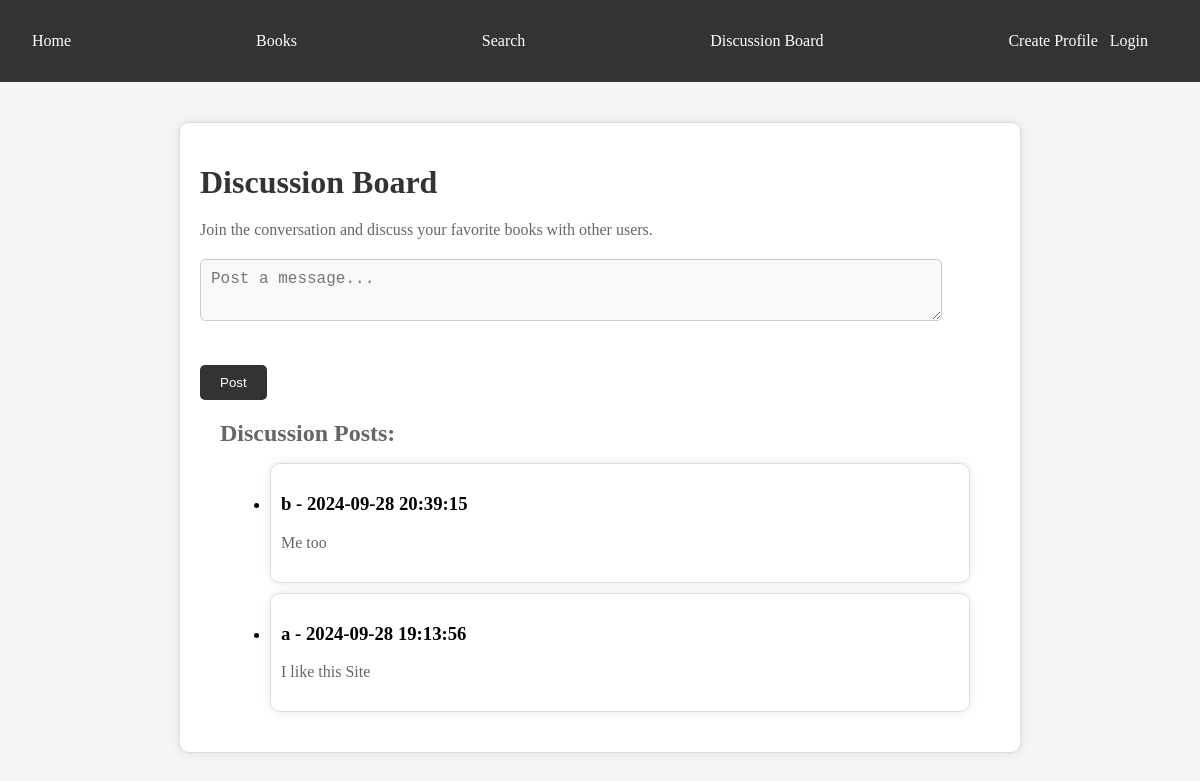
The page /discussion_board on the database as committed earlier.
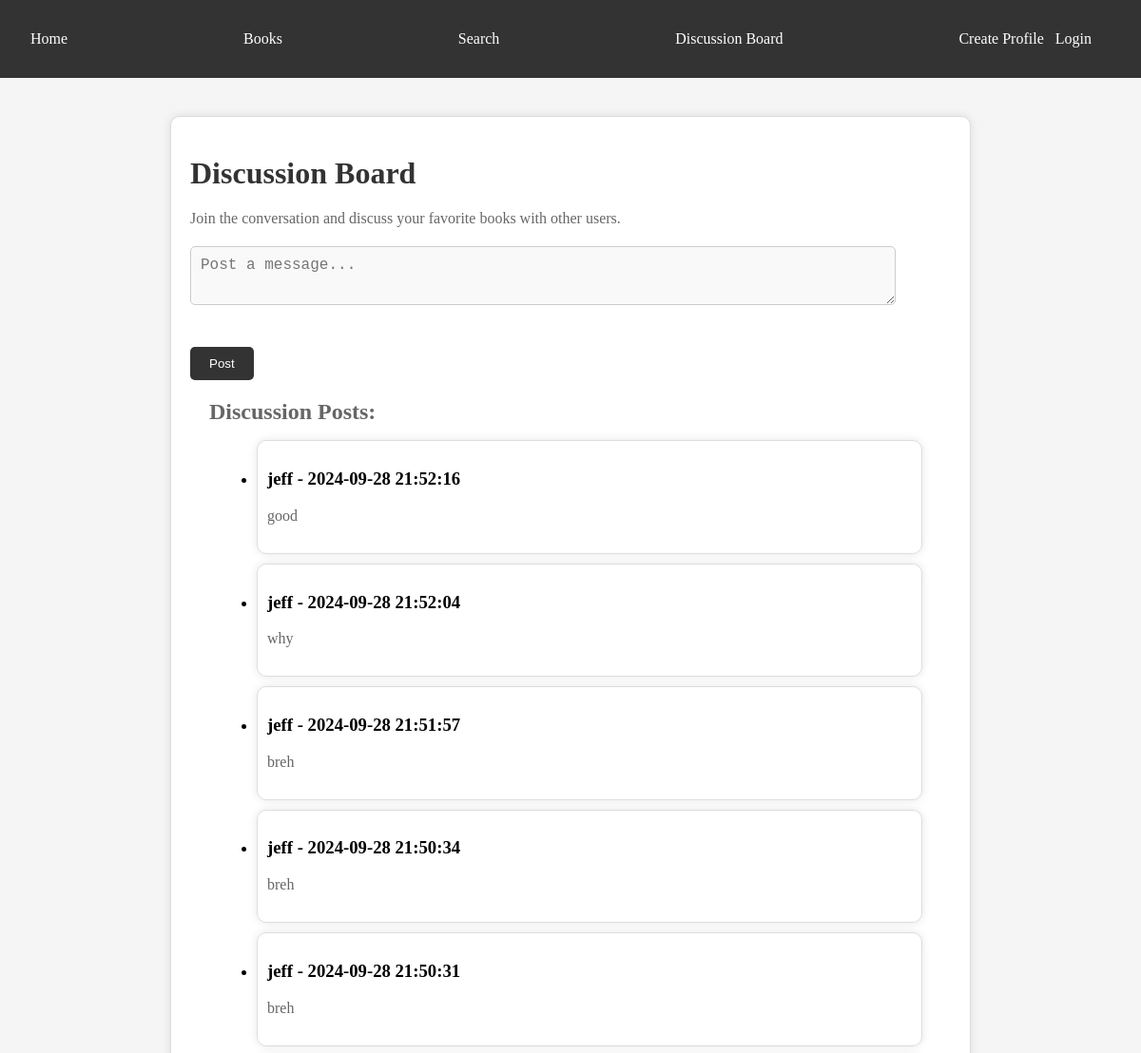
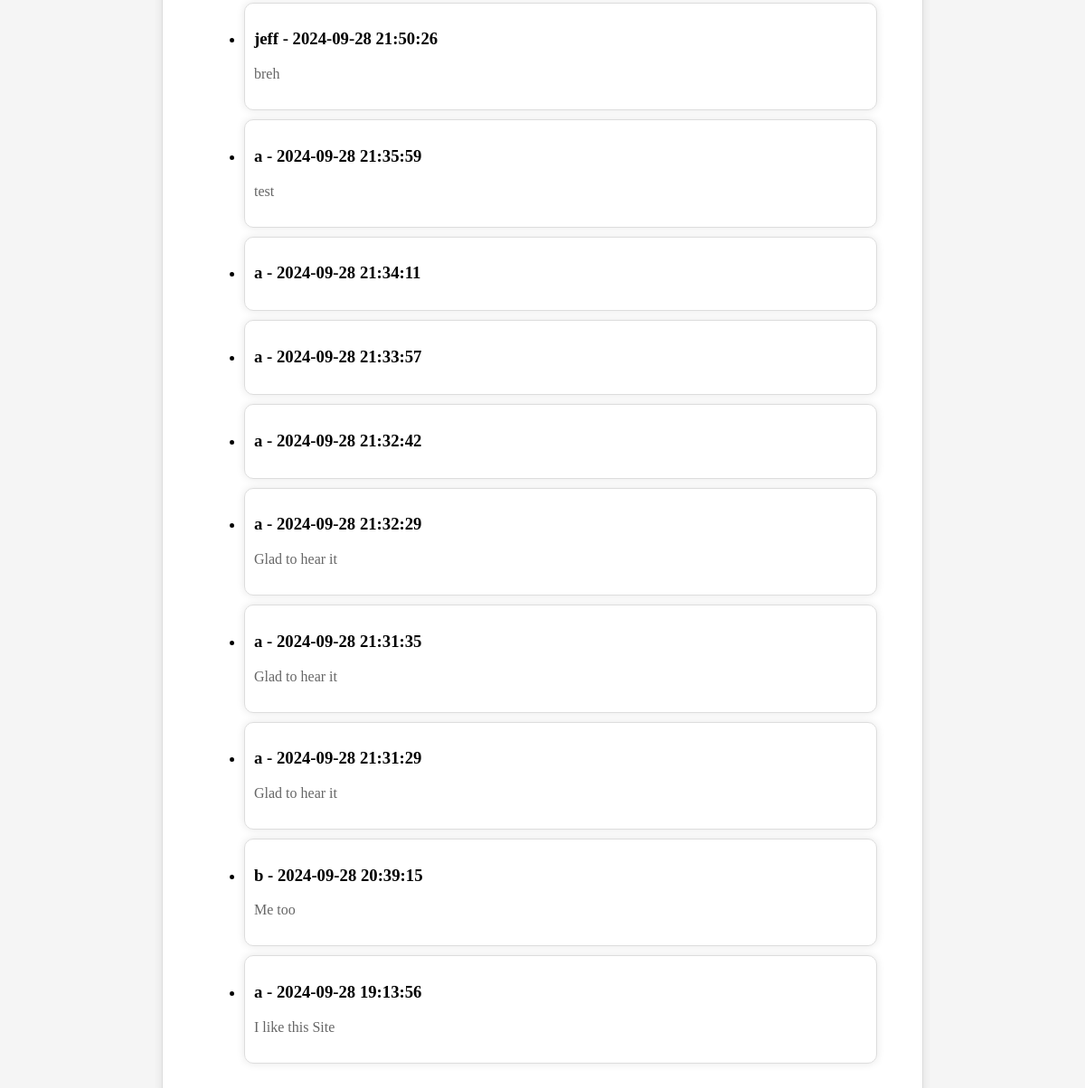
The same page on the database as committed later (2 pictures, top to bottom).
### models.py (models this page shows, shortened)
class DiscussionPost(Base):
    __tablename__ = 'discussion_posts'
    id = Column(Integer, primary_key=True)
    content = Column(String, nullable=False)
    user_id = Column(Integer, ForeignKey('user_profiles.id'))
    user = relationship("UserProfile", backref="discussion_posts")
    created_at = Column(DateTime, default=datetime.utcnow)

class UserProfile(Base, UserMixin):
    __tablename__ = 'user_profiles'
    id = Column(Integer, primary_key=True)
    username = Column(String(50), nullable=False)
    email = Column(String(100), nullable=False)
    password = Column(String(100), nullable=False)
    book_collection = Column(String(100), nullable=True)
    preferences = Column(String(100), nullable=True)

### routes.py (the view, shortened to what this page needs)
@routes.route('/discussion_board', methods=['GET', 'POST'])
def discussion_board():
    discussion_posts = db.session.query(DiscussionPost).order_by(DiscussionPost.created_at.desc()).all()
    error = None
    return render_template('discussion_board.html', discussion_posts=discussion_posts, error=error)

### templates/discussion_board.html (shortened to what this page needs)
<!DOCTYPE html>
<html lang="en">
<head>
    <link rel="stylesheet" href="static/styles.css">
</head>
<body>
    <header>
        <nav>
            <ul>
                <li><a href="{{ url_for('routes.index') }}">Home</a></li>
                <li><a href="{{ url_for('routes.books') }}">Books</a></li>
                <li><a href="{{ url_for('routes.search') }}">Search</a></li>
                <li><a href="{{ url_for('routes.discussion_board') }}">Discussion Board</a></li>
                <li class="nav-right">
                    {% if not current_user.is_authenticated %}
                        <a href="{{ url_for('routes.create_profile') }}">Create Profile</a>&nbsp;&nbsp;
                        <a href="{{ url_for('routes.main') }}">Login</a>
                    {% else %}
                        <a href="{{ url_for('routes.logout') }}">Logout</a>
                    {% endif %}
                </li>
            </ul>
        </nav>
    </header>
    <div class="container">
        <h1>Discussion Board</h1>
        <p>Join the conversation and discuss your favorite books with other users.</p>
        <form method="POST" action="" onsubmit="return validateForm()">
            <div class="form-group">
                <textarea class="form-control" name="content" placeholder="Post a message..."></textarea>
            </div>
            <button class="btn">Post</button>
        </form>
        <div class="search-results">
            <h2>Discussion Posts:</h2>
            <ul>
            {% for post in discussion_posts %}
                <li class="search-result">
                    <h3>{{ post.user.username }} - {{ post.created_at.strftime('%Y-%m-%d %H:%M:%S') }}</h3>
                    <p>{{ post.content }}</p>
                </li>
            {% endfor %}
            </ul>
        </div>
    </div>
</body>
</html>

### static/styles.css (style rules this page uses)
body { font-family: 'Merriweather', serif; background-color: #f5f5f5; margin: 0; padding: 0; }
header { background-color: #333; color: #fff; padding: 1em; text-align: center; }
nav { background-color: #333; color: #fff; padding: 1em; text-align: center; }
nav ul { list-style: none; margin: 0; padding: 0; display: flex; justify-content: space-between; }
nav li { margin-right: 20px; }
nav a { color: #fff; text-decoration: none; }
.container { max-width: 800px; margin: 40px auto; padding: 20px; background-color: #fff; border: 1px solid #ddd; box-shadow: 0 0 10px rgba(0, 0, 0, 0.1); border-radius: 10px; }
.form-group { margin-bottom: 20px; }
.form-control { width: 90%; height: 40px; padding: 10px; font-size: 16px; border: 1px solid #ccc; background-color: #f9f9f9; color: #333; border-radius: 5px; }
.btn { background-color: #333; color: #fff; padding: 10px 20px; border: none; border-radius: 5px; cursor: pointer; margin-top: 20px; }
h1 { color: #333; margin-bottom: 20px; }
h2 { color: #666; margin-bottom: 10px; }
p { color: #666; margin-bottom: 20px; }
.search-results { margin: 20px; }
.search-result { margin: 10px; padding: 10px; border: 1px solid #ddd; border-radius: 10px; box-shadow: 0 0 10px rgba(0, 0, 0, 0.1); }

Rows that differ between the two databases and show on the page:
added DiscussionPost: user.username "jeff", created_at "2024-09-28 21:52:16", content "good"
added DiscussionPost: user.username "jeff", created_at "2024-09-28 21:52:04", content "why"
added DiscussionPost: user.username "jeff", created_at "2024-09-28 21:51:57", content "breh"
added DiscussionPost: user.username "jeff", created_at "2024-09-28 21:50:34", content "breh"
added DiscussionPost: user.username "jeff", created_at "2024-09-28 21:50:31", content "breh"
added DiscussionPost: user.username "jeff", created_at "2024-09-28 21:50:26", content "breh"
added DiscussionPost: user.username "a", created_at "2024-09-28 21:35:59", content "test"
added DiscussionPost: user.username "a", created_at "2024-09-28 21:34:11"
added DiscussionPost: user.username "a", created_at "2024-09-28 21:33:57"
added DiscussionPost: user.username "a", created_at "2024-09-28 21:32:42"
added DiscussionPost: user.username "a", created_at "2024-09-28 21:32:29", content "Glad to hear it"
added DiscussionPost: user.username "a", created_at "2024-09-28 21:31:35", content "Glad to hear it"
added DiscussionPost: user.username "a", created_at "2024-09-28 21:31:29", content "Glad to hear it"
